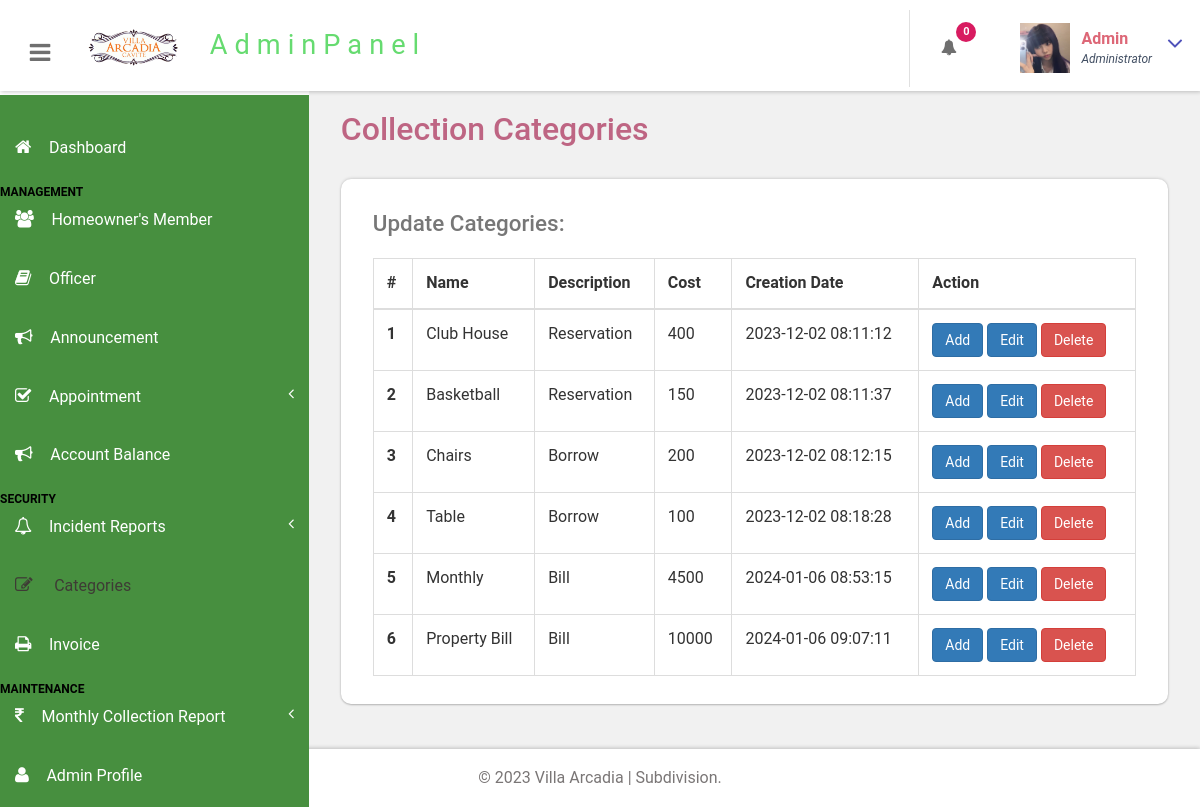
/portal/admin/manage-services.php (signed in), run on an earlier commit of the app's database.
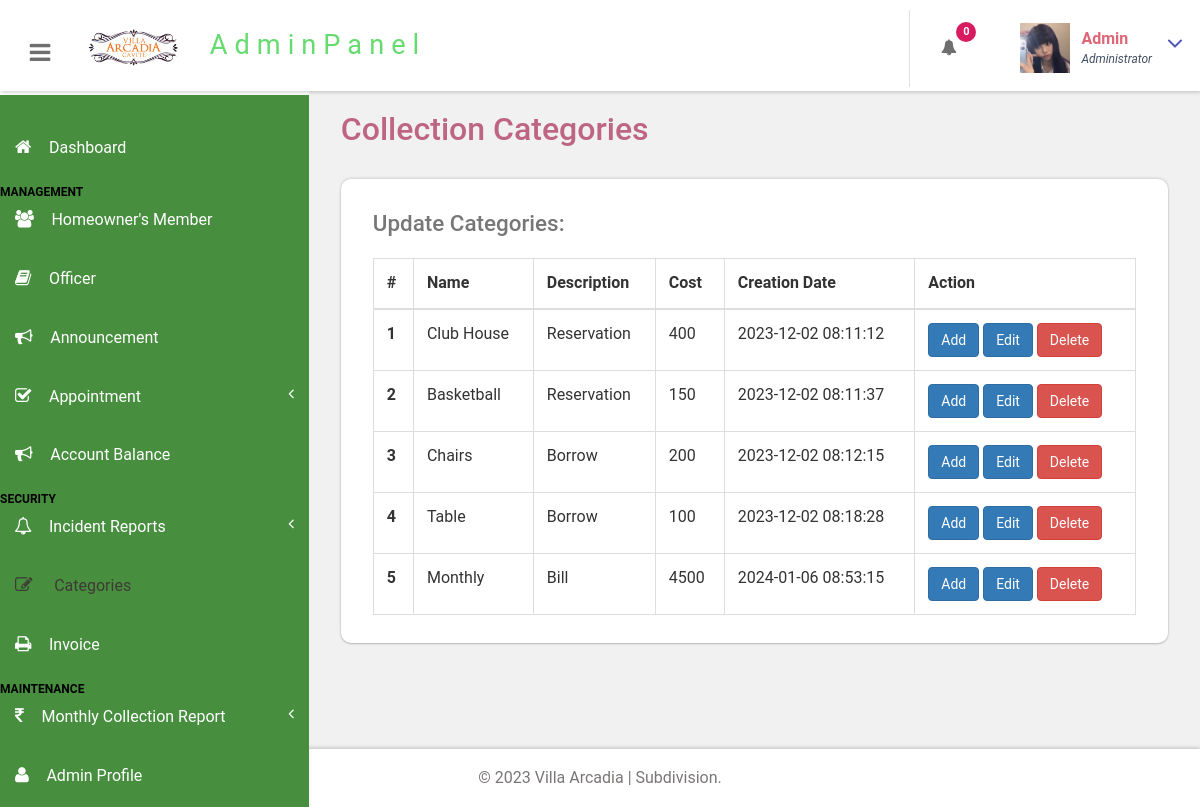
And on a later commit of the database.
### tables this page shows
CREATE TABLE `tblservices` (
  `ID` int(10) NOT NULL,
  `ServiceName` varchar(200) DEFAULT NULL,
  `ServiceDescription` mediumtext DEFAULT NULL,
  `Cost` int(10) DEFAULT NULL,
  `Image` varchar(200) DEFAULT NULL,
  `CreationDate` timestamp NULL DEFAULT current_timestamp()
);

### portal/admin/manage-services.php (the view, shortened to what this page needs)
<?php
include('includes/dbconnection.php');
if (strlen($_SESSION['bpmsaid']==0)) {
  header('location:logout.php');
  } else{
  ?>
<!DOCTYPE HTML>
<html>
<head>
<link href="css/bootstrap.css" rel='stylesheet' type='text/css' />
<link href="css/style.css" rel='stylesheet' type='text/css' />
<link href="css/font-awesome.css" rel="stylesheet">
<link href="css/animate.css" rel="stylesheet" type="text/css" media="all">
<link href="css/custom.css" rel="stylesheet">
</head>
<body class="cbp-spmenu-push">
	<div class="main-content">
		 <?php include_once('includes/sidebar.php');?>
		 <?php include_once('includes/header.php');?>
		<div id="page-wrapper">
			<div class="main-page">
				<div class="tables">
					<h3 class="title1">Collection Categories</h3>
					<div class="table-responsive bs-example widget-shadow">
						<h4>Update Categories:</h4>
						<table class="table table-bordered"> <thead> <tr> <th>#</th> <th> Name</th> <th> Description</th> <th>Cost</th>  <th>Creation Date</th><th>Action</th> </tr> </thead> <tbody>
<?php
$ret=mysqli_query($con,"select *from  tblservices");
$cnt=1;
while ($row=mysqli_fetch_array($ret)) {
?>
						 <tr> <th scope="row"><?php echo $cnt;?></th> <td><?php  echo $row['ServiceName'];?></td> <td><?php  echo $row['ServiceDescription'];?></td> <td><?php  echo $row['Cost'];?></td><td><?php  echo $row['CreationDate'];?></td> <td>
						 <a href="add-services.php?editid=<?php echo $row['ID'];?>" class="btn btn-primary">Add</a>
						 	<a href="edit-services.php?editid=<?php echo $row['ID'];?>" class="btn btn-primary">Edit</a>
						 	<a href="manage-services.php?delid=<?php echo $row['ID'];?>" class="btn btn-danger" onClick="return confirm('Are you sure you want to delete?')">Delete</a>
						 	</td> </tr>   <?php
$cnt=$cnt+1;
}?></tbody> </table>
					</div>
				</div>
			</div>
		</div>
		 <?php include_once('includes/footer.php');?>
	</div>
</body>
</html>
<?php }  ?>

What changed in the data, as far as the page shows it:
removed tblservices: ServiceName "Property Bill", ServiceDescription "Bill", Cost "10000", CreationDate "2024-01-06 09:07:11"
